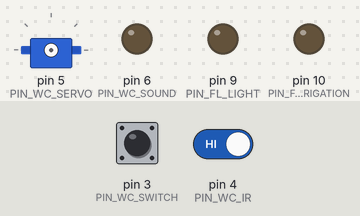
Recording of a sketch running on a simulated Arduino Uno, built with avr-gcc and run on an emulated ATmega328P. On the bench: servo, output pins drawn as LEDs (lit = HIGH). Wiring (inferred from the names in the program): servo: signal pin 5. The inputs (shaded band) are chosen by the test bench; at power-on: pin 3 (PIN_WC_SWITCH) LOW, pin 4 (PIN_WC_IR) HIGH. Servo pulses on a pin are drawn as a servo (544–2400 µs = 0–180°); pins used as bus, display or sensor lines are not drawn.

Above: at 1.4 s.
1.5 s: pin 3 (PIN_WC_SWITCH) pulled HIGH for 0.15 s
At 4.7 s:
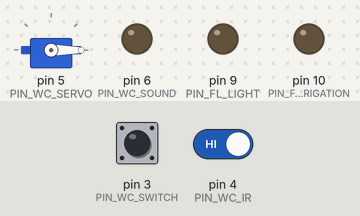
Timing chart, 0 to 6.2 s (numbered marks = the images above; inputs shaded):
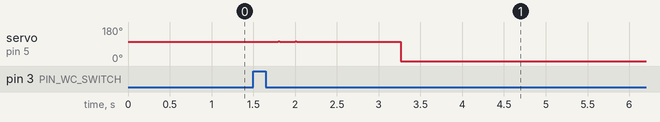

Measured:
- after the input at 1.5 s, servo on pin 5 (PIN_WC_SERVO): 103° → 0° after 1.8 s

The sketch:

blink.ino
```cpp
//#define DEBUG_PORT
//#define MODBUS_DEBUG

//#include <Modbus.h>
#include <MsTimer2.h>

#define SLAVE_ID           75
#define PIN_TX              2

#define PIN_WC_SWITCH       3
#define PIN_WC_IR           4
#define PIN_WC_SERVO        5
#define PIN_WC_SOUND        6
#define PIN_FL_LIGHT        9 //PWM
#define PIN_FL_IRRIGATION  10
//#define PIN_FL_SOIL       10
//#define PIN_HUMIDITY       8
#define PIN_TEST        8

unsigned long int CURRENT_TIME;

#include "./Controller/WC.cpp"
#include "./Controller/Flowers.cpp"
//#include "./Modbus/Modbus.cpp"

void listen() {
	CURRENT_TIME = millis();
	WC::listen();
	//Flowers::listen();
}

void setup() {
    pinMode(PIN_WC_IR, INPUT);
    //pinMode(PIN_TEST, OUTPUT);
    pinMode(PIN_WC_SERVO, OUTPUT);
    pinMode(PIN_WC_SOUND, OUTPUT);
    pinMode(PIN_FL_LIGHT, OUTPUT);
    pinMode(PIN_FL_IRRIGATION, OUTPUT);

	//Modbus::setup();
	//Serial.begin(9600);

	while(!Serial);
#ifdef DEBUG_PORT
	Serial.println("//setup");
#endif
	delay(100);
	CURRENT_TIME = millis();
	MsTimer2::set(40, listen);

	delay(100);
	MsTimer2::start();/**/
}

void loop() {
	//Modbus::loop();
	WC::loop();
	//Flowers::loop();
}
```
